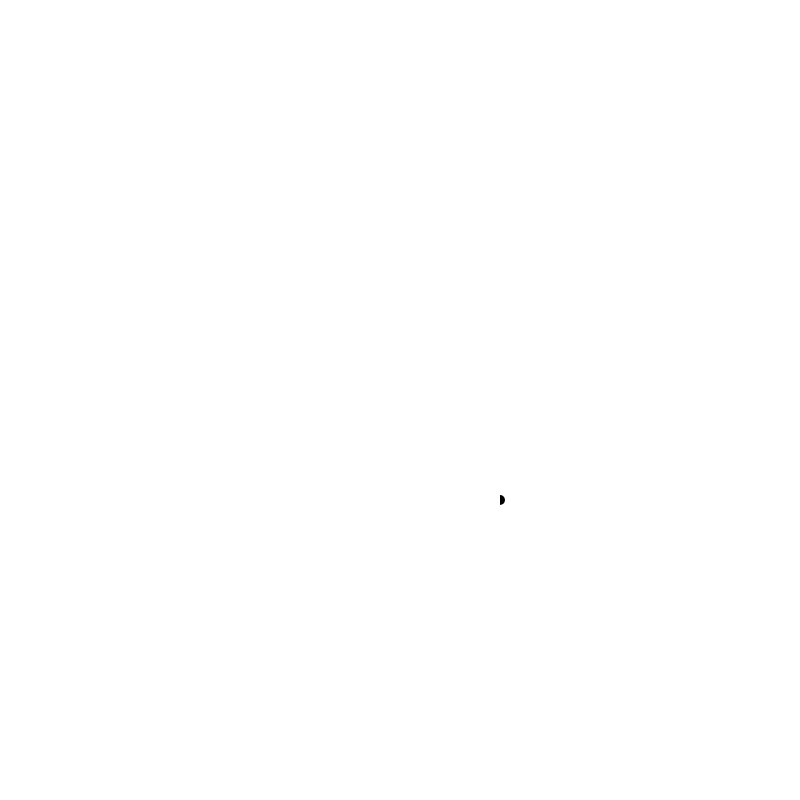
Frame 1 (no input)
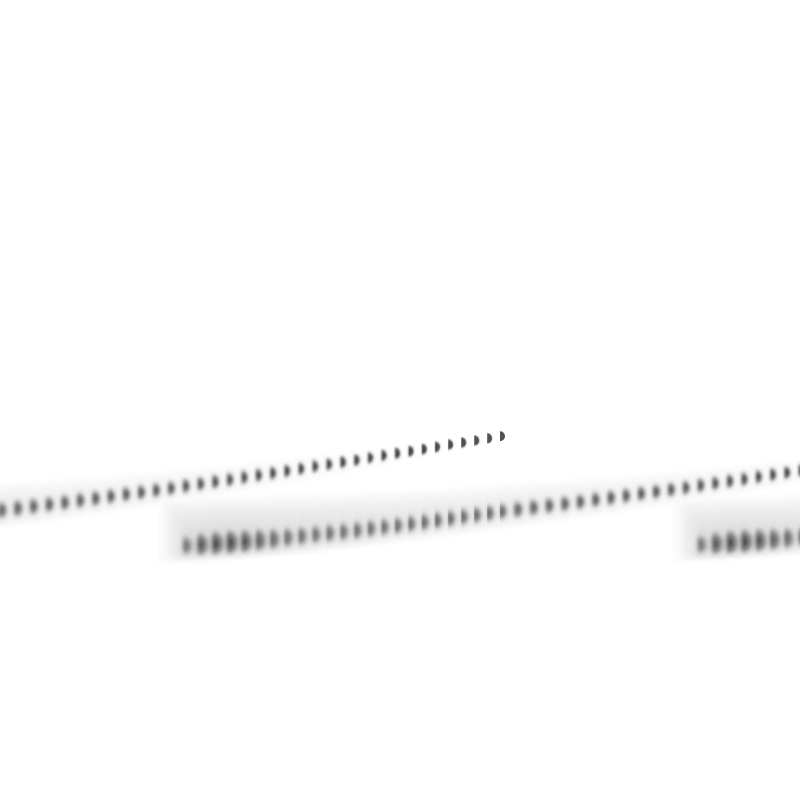
Frame 60 (no input)
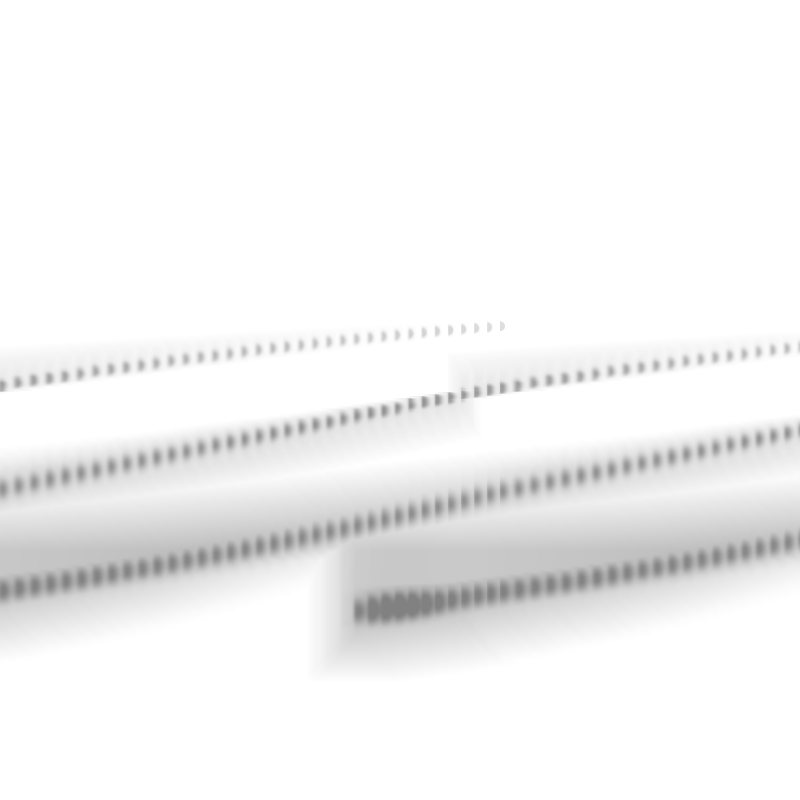
Frame 120 (the mouse pressed at the canvas centre since frame 60)

The p5.js sketch that drew these frames (run headless with seeded random() and noise() and a simulated clock; from frame 60 on, the mouse is pressed at the canvas centre):

// p5.js sketch
// ── sketch.js
/*
* a happy accident during slit scanning, distilled to its core feature.
*
* by ktorn
*/
let b1;
let b2;

let step = 16;
let distortion = 5;
let color1;
let color2;
let yMin;
let yMax;

function setup() {
  createCanvas(800, 800);
  b1 = createGraphics(width / 2, height);
  b2 = createGraphics(width, height);
  
  color1 = color(255);
  color2 = color(0);
  yMin = -100;
  yMax = 100;

  b1.fill(0);
  b1.noStroke();
}

function draw() {
  background(255);

  let y = cos(frameCount / 50) * 100;
  
  let le = map(y, -100, 100, 0, 1);
  let c = lerpColor(color1, color2, le);
  b1.fill(c);
  
  b1.clear();
  b1.image(b2, 0, 0);
  b1.circle(0, height / 2 + y, 10);
  b2.image(b2, -step, -distortion / 2, b2.width + distortion, b2.height + distortion);
  b2.image(b1, width / 2 + 100, 0);
  b2.background(255,1);
  image(b2, 0, 0);
}
